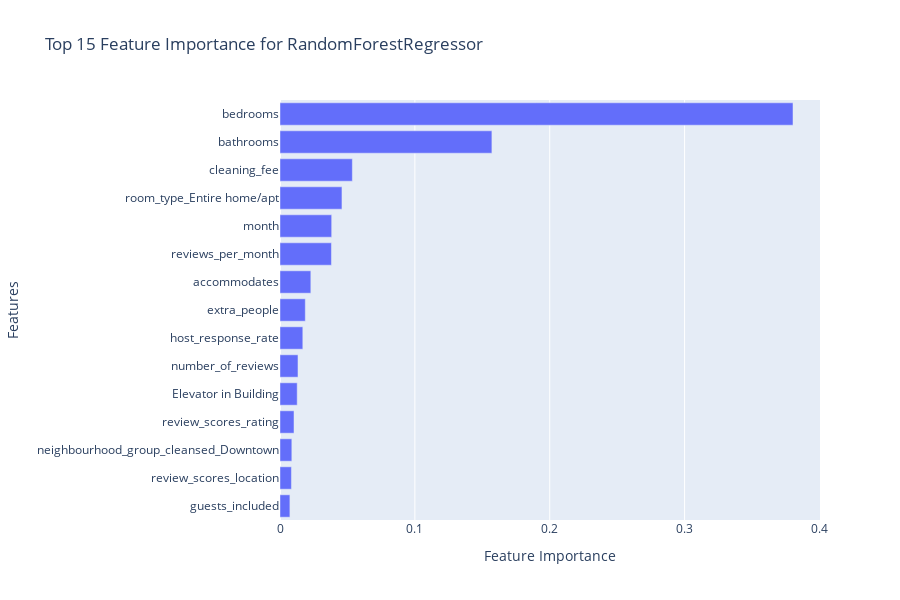

The notebook cell saved with this chart:
### Code cell
# Get feature importance from the random forest model
importances = rf.feature_importances_

# Create a DataFrame for better visualization
feature_importance_df = pd.DataFrame({
    'Feature': X.columns,
    'Importance': importances
})

# Sort the DataFrame by importance (descending)
feature_importance_df = feature_importance_df.sort_values(by='Importance', ascending=False)

# Ordenar as 15 principais features mais importantes
top_15_features = feature_importance_df.head(15)

# Criar o gráfico de barras horizontal com Plotly
fig = px.bar(
    top_15_features, 
    x='Importance', 
    y='Feature', 
    orientation='h',
    title='Top 15 Feature Importance for RandomForestRegressor',
    labels={'Importance': 'Feature Importance', 'Feature': 'Features'},
    height=600
)

# Inverter a ordem dos eixos para que o mais importante fique no topo
fig.update_layout(yaxis=dict(autorange="reversed"))

# Mostrar o gráfico
fig.show()

### Figure 1 — Plotly figure (JSON) as saved in the notebook; plotly's stock layout.template omitted (floating-point values rounded to 4 significant figures)
{"data": [{"alignmentgroup": "True", "hovertemplate": "Feature Importance=%{x}<br>Features=%{y}<extra></extra>", "legendgroup": "", "marker": {"color": "#636efa", "pattern": {"shape": ""}}, "name": "", "offsetgroup": "", "orientation": "h", "showlegend": false, "textposition": "auto", "type": "bar", "x": [0.3804, 0.1571, 0.05364, 0.04594, 0.03832, 0.03814, 0.02286, 0.01876, 0.01692, 0.01333, 0.01275, 0.01039, 0.008773, 0.008469, 0.00734], "xaxis": "x", "y": ["bedrooms", "bathrooms", "cleaning_fee", "room_type_Entire home/apt", "month", "reviews_per_month", "accommodates", "extra_people", "host_response_rate", "number_of_reviews", "Elevator in Building", "review_scores_rating", "neighbourhood_group_cleansed_Downtown", "review_scores_location", "guests_included"], "yaxis": "y"}], "layout": {"barmode": "relative", "height": 600, "legend": {"tracegroupgap": 0}, "title": {"text": "Top 15 Feature Importance for RandomForestRegressor"}, "xaxis": {"anchor": "y", "domain": [0, 1], "title": {"text": "Feature Importance"}}, "yaxis": {"anchor": "x", "autorange": "reversed", "domain": [0, 1], "title": {"text": "Features"}}}}
